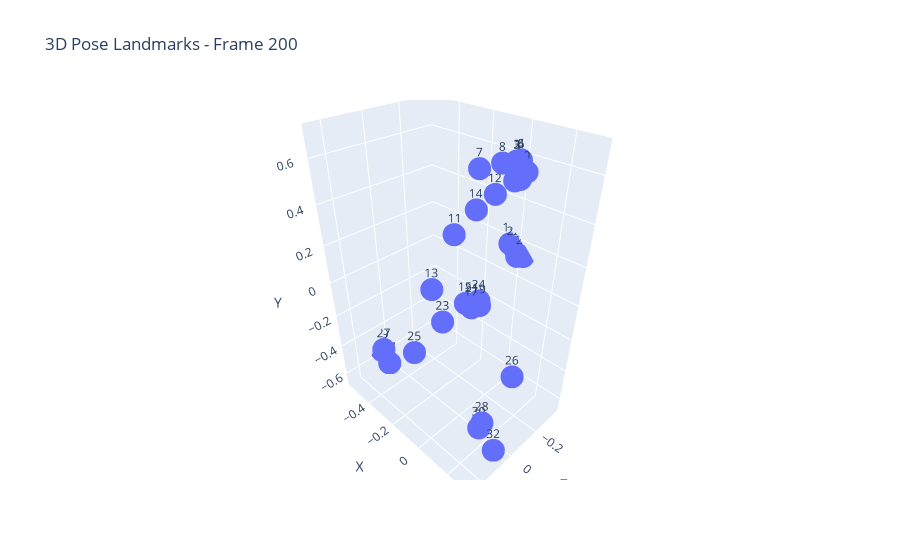

Here is the notebook cell this chart was saved with:
### Code cell
fig = px.scatter_3d(frame3d_df, x="z", y="x", z="y",
                 title=f"3D Pose Landmarks - Frame {frame_id}",text='landmark',
                 labels={"x": "X", "y": "Y","z":"Z"})


fig.show()

### Figure 1 — Plotly figure (JSON) as saved in the notebook; plotly's stock layout.template omitted (floating-point values rounded to 4 significant figures)
{"data": [{"hovertemplate": "Z=%{x}<br>X=%{y}<br>Y=%{z}<br>landmark=%{text}<extra></extra>", "legendgroup": "", "marker": {"color": "#636efa", "symbol": "circle"}, "mode": "markers+text", "name": "", "scene": "scene", "showlegend": false, "text": [0.0, 1.0, 2.0, 3.0, 4.0, 5.0, 6.0, 7.0, 8.0, 9.0, 10.0, 11.0, 12.0, 13.0, 14.0, 15.0, 16.0, 17.0, 18.0, 19.0, 20.0, 21.0, 22.0, 23.0, 24.0, 25.0, 26.0, 27.0, 28.0, 29.0, 30.0, 31.0, 32.0], "type": "scatter3d", "x": [-0.08839, -0.07403, -0.07328, -0.07293, -0.104, -0.1045, -0.1039, 0.01723, -0.1386, -0.05447, -0.09652, 0.1366, -0.1812, 0.2351, -0.2872, 0.2546, -0.3614, 0.2622, -0.3712, 0.2506, -0.3655, 0.2488, -0.3567, 0.1084, -0.1071, 0.08723, -0.02617, 0.06199, 0.04515, 0.05771, 0.05348, 0.04305, 0.06023], "y": [0.209, 0.1755, 0.176, 0.1754, 0.1689, 0.1697, 0.1695, 0.08909, 0.0624, 0.1862, 0.1783, 0.08727, 0.002929, 0.07212, -0.188, 0.2573, -0.03898, 0.2918, -0.001019, 0.3153, 0.03828, 0.2768, -0.01236, -0.005938, 0.005428, -0.2325, 0.2814, -0.5342, 0.1885, -0.5597, 0.1779, -0.518, 0.2799], "z": [0.6592, 0.6925, 0.6926, 0.6936, 0.685, 0.686, 0.6873, 0.6673, 0.6403, 0.631, 0.6219, 0.4606, 0.4873, 0.268, 0.3207, 0.3142, 0.1752, 0.3185, 0.1188, 0.3341, 0.1373, 0.3176, 0.1687, -0.001788, 0.002791, -0.3397, -0.2174, -0.5318, -0.5416, -0.5593, -0.5804, -0.6394, -0.6473]}], "layout": {"legend": {"tracegroupgap": 0}, "scene": {"domain": {"x": [0, 1], "y": [0, 1]}, "xaxis": {"title": {"text": "Z"}}, "yaxis": {"title": {"text": "X"}}, "zaxis": {"title": {"text": "Y"}}}, "title": {"text": "3D Pose Landmarks - Frame 200"}}}
